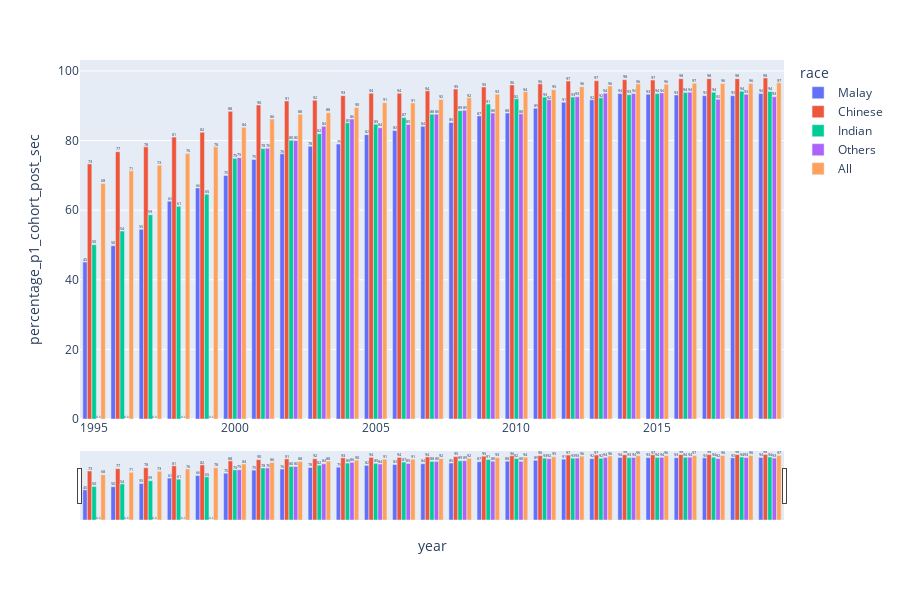
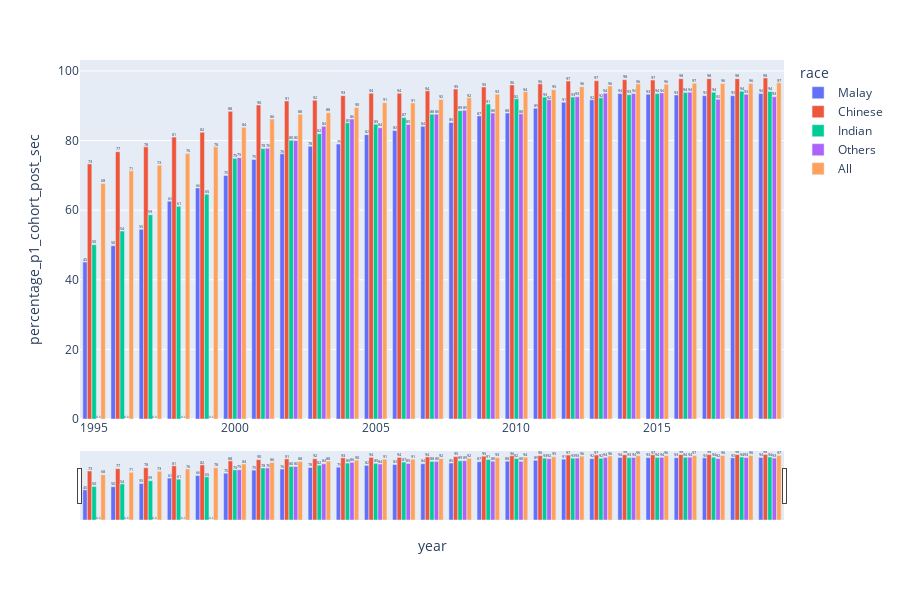

Write notebook code for charts like these, in order.
### Code cell
import plotly.express as px
from plotly.offline import iplot, init_notebook_mode
import plotly.express as px

# set to offline mode to avoid any error
init_notebook_mode(connected=True)

fig = px.bar(temporaryDF, x="year",
             y="percentage_p1_cohort_post_sec", color='race', barmode='group', text='percentage_p1_cohort_post_sec', height=600)
fig.update_xaxes(rangeslider_visible=True)
fig.update_traces(texttemplate='%{text:.2s}', textposition='outside')

# embedding into the notebook
iplot({'data': fig})

### Figure 1 — Plotly figure (JSON) as saved in the notebook; plotly's stock layout.template omitted (floating-point values rounded to 4 significant figures)
{"data": [{"alignmentgroup": "True", "hovertemplate": "race=Malay<br>year=%{x}<br>percentage_p1_cohort_post_sec=%{text}<extra></extra>", "legendgroup": "Malay", "marker": {"color": "#636efa"}, "name": "Malay", "offsetgroup": "Malay", "orientation": "v", "showlegend": true, "text": [45.1, 49.8, 54.5, 62.6, 66.4, 70, 74.6, 76.2, 78.4, 79, 81.7, 82.9, 84.1, 85.2, 87.1, 87.9, 89.3, 91, 91.7, 93.5, 93.3, 93.1, 92.9, 92.9, 93.5], "textposition": "outside", "texttemplate": "%{text:.2s}", "type": "bar", "x": [1995, 1996, 1997, 1998, 1999, 2000, 2001, 2002, 2003, 2004, 2005, 2006, 2007, 2008, 2009, 2010, 2011, 2012, 2013, 2014, 2015, 2016, 2017, 2018, 2019], "xaxis": "x", "y": [45.1, 49.8, 54.5, 62.6, 66.4, 70, 74.6, 76.2, 78.4, 79, 81.7, 82.9, 84.1, 85.2, 87.1, 87.9, 89.3, 91, 91.7, 93.5, 93.3, 93.1, 92.9, 92.9, 93.5], "yaxis": "y"}, {"alignmentgroup": "True", "hovertemplate": "race=Chinese<br>year=%{x}<br>percentage_p1_cohort_post_sec=%{text}<extra></extra>", "legendgroup": "Chinese", "marker": {"color": "#EF553B"}, "name": "Chinese", "offsetgroup": "Chinese", "orientation": "v", "showlegend": true, "text": [73.3, 76.8, 78.2, 81, 82.4, 88.4, 90.2, 91.4, 91.6, 92.9, 93.6, 93.6, 94.3, 94.8, 95.4, 96, 96.3, 97.1, 97.2, 97.5, 97.4, 97.8, 97.8, 97.8, 98], "textposition": "outside", "texttemplate": "%{text:.2s}", "type": "bar", "x": [1995, 1996, 1997, 1998, 1999, 2000, 2001, 2002, 2003, 2004, 2005, 2006, 2007, 2008, 2009, 2010, 2011, 2012, 2013, 2014, 2015, 2016, 2017, 2018, 2019], "xaxis": "x", "y": [73.3, 76.8, 78.2, 81, 82.4, 88.4, 90.2, 91.4, 91.6, 92.9, 93.6, 93.6, 94.3, 94.8, 95.4, 96, 96.3, 97.1, 97.2, 97.5, 97.4, 97.8, 97.8, 97.8, 98], "yaxis": "y"}, {"alignmentgroup": "True", "hovertemplate": "race=Indian<br>year=%{x}<br>percentage_p1_cohort_post_sec=%{text}<extra></extra>", "legendgroup": "Indian", "marker": {"color": "#00cc96"}, "name": "Indian", "offsetgroup": "Indian", "orientation": "v", "showlegend": true, "text": [50.1, 54, 58.7, 61.1, 64.6, 74.9, 77.7, 80.1, 82, 85.1, 84.7, 86.6, 87.6, 88.6, 90.5, 92, 92.5, 92.5, 92.3, 93.2, 93.5, 93.8, 93.9, 94.2, 94.1], "textposition": "outside", "texttemplate": "%{text:.2s}", "type": "bar", "x": [1995, 1996, 1997, 1998, 1999, 2000, 2001, 2002, 2003, 2004, 2005, 2006, 2007, 2008, 2009, 2010, 2011, 2012, 2013, 2014, 2015, 2016, 2017, 2018, 2019], "xaxis": "x", "y": [50.1, 54, 58.7, 61.1, 64.6, 74.9, 77.7, 80.1, 82, 85.1, 84.7, 86.6, 87.6, 88.6, 90.5, 92, 92.5, 92.5, 92.3, 93.2, 93.5, 93.8, 93.9, 94.2, 94.1], "yaxis": "y"}, {"alignmentgroup": "True", "hovertemplate": "race=Others<br>year=%{x}<br>percentage_p1_cohort_post_sec=%{text}<extra></extra>", "legendgroup": "Others", "marker": {"color": "#ab63fa"}, "name": "Others", "offsetgroup": "Others", "orientation": "v", "showlegend": true, "text": [null, null, null, null, null, 75.1, 77.8, 80, 84.1, 86.2, 83.7, 84.6, 87.6, 88.7, 87.9, 87.7, 91.7, 92.6, 93.6, 93.5, 93.7, 93.9, 91.9, 93.3, 92.6], "textposition": "outside", "texttemplate": "%{text:.2s}", "type": "bar", "x": [1995, 1996, 1997, 1998, 1999, 2000, 2001, 2002, 2003, 2004, 2005, 2006, 2007, 2008, 2009, 2010, 2011, 2012, 2013, 2014, 2015, 2016, 2017, 2018, 2019], "xaxis": "x", "y": [null, null, null, null, null, 75.1, 77.8, 80, 84.1, 86.2, 83.7, 84.6, 87.6, 88.7, 87.9, 87.7, 91.7, 92.6, 93.6, 93.5, 93.7, 93.9, 91.9, 93.3, 92.6], "yaxis": "y"}, {"alignmentgroup": "True", "hovertemplate": "race=All<br>year=%{x}<br>percentage_p1_cohort_post_sec=%{text}<extra></extra>", "legendgroup": "All", "marker": {"color": "#FFA15A"}, "name": "All", "offsetgroup": "All", "orientation": "v", "showlegend": true, "text": [67.7, 71.3, 72.9, 76.3, 78.2, 83.8, 86.2, 87.6, 88, 89.5, 90.9, 90.8, 91.8, 92.3, 93.3, 94, 94.6, 95.5, 95.7, 96.3, 96.2, 96.5, 96.4, 96.4, 96.6], "textposition": "outside", "texttemplate": "%{text:.2s}", "type": "bar", "x": [1995, 1996, 1997, 1998, 1999, 2000, 2001, 2002, 2003, 2004, 2005, 2006, 2007, 2008, 2009, 2010, 2011, 2012, 2013, 2014, 2015, 2016, 2017, 2018, 2019], "xaxis": "x", "y": [67.7, 71.3, 72.9, 76.3, 78.2, 83.8, 86.2, 87.6, 88, 89.5, 90.9, 90.8, 91.8, 92.3, 93.3, 94, 94.6, 95.5, 95.7, 96.3, 96.2, 96.5, 96.4, 96.4, 96.6], "yaxis": "y"}], "layout": {"barmode": "group", "height": 600, "legend": {"title": {"text": "race"}, "tracegroupgap": 0}, "margin": {"t": 60}, "xaxis": {"anchor": "y", "domain": [0, 1], "rangeslider": {"visible": true}, "title": {"text": "year"}}, "yaxis": {"anchor": "x", "domain": [0, 1], "title": {"text": "percentage_p1_cohort_post_sec"}}}}

### Figure 2 — Plotly figure (JSON) as saved in the notebook; plotly's stock layout.template omitted (floating-point values rounded to 4 significant figures)
{"data": [{"alignmentgroup": "True", "hovertemplate": "race=Malay<br>year=%{x}<br>percentage_p1_cohort_post_sec=%{text}<extra></extra>", "legendgroup": "Malay", "marker": {"color": "#636efa"}, "name": "Malay", "offsetgroup": "Malay", "orientation": "v", "showlegend": true, "text": [45.1, 49.8, 54.5, 62.6, 66.4, 70, 74.6, 76.2, 78.4, 79, 81.7, 82.9, 84.1, 85.2, 87.1, 87.9, 89.3, 91, 91.7, 93.5, 93.3, 93.1, 92.9, 92.9, 93.5], "textposition": "outside", "texttemplate": "%{text:.2s}", "type": "bar", "x": [1995, 1996, 1997, 1998, 1999, 2000, 2001, 2002, 2003, 2004, 2005, 2006, 2007, 2008, 2009, 2010, 2011, 2012, 2013, 2014, 2015, 2016, 2017, 2018, 2019], "xaxis": "x", "y": [45.1, 49.8, 54.5, 62.6, 66.4, 70, 74.6, 76.2, 78.4, 79, 81.7, 82.9, 84.1, 85.2, 87.1, 87.9, 89.3, 91, 91.7, 93.5, 93.3, 93.1, 92.9, 92.9, 93.5], "yaxis": "y"}, {"alignmentgroup": "True", "hovertemplate": "race=Chinese<br>year=%{x}<br>percentage_p1_cohort_post_sec=%{text}<extra></extra>", "legendgroup": "Chinese", "marker": {"color": "#EF553B"}, "name": "Chinese", "offsetgroup": "Chinese", "orientation": "v", "showlegend": true, "text": [73.3, 76.8, 78.2, 81, 82.4, 88.4, 90.2, 91.4, 91.6, 92.9, 93.6, 93.6, 94.3, 94.8, 95.4, 96, 96.3, 97.1, 97.2, 97.5, 97.4, 97.8, 97.8, 97.8, 98], "textposition": "outside", "texttemplate": "%{text:.2s}", "type": "bar", "x": [1995, 1996, 1997, 1998, 1999, 2000, 2001, 2002, 2003, 2004, 2005, 2006, 2007, 2008, 2009, 2010, 2011, 2012, 2013, 2014, 2015, 2016, 2017, 2018, 2019], "xaxis": "x", "y": [73.3, 76.8, 78.2, 81, 82.4, 88.4, 90.2, 91.4, 91.6, 92.9, 93.6, 93.6, 94.3, 94.8, 95.4, 96, 96.3, 97.1, 97.2, 97.5, 97.4, 97.8, 97.8, 97.8, 98], "yaxis": "y"}, {"alignmentgroup": "True", "hovertemplate": "race=Indian<br>year=%{x}<br>percentage_p1_cohort_post_sec=%{text}<extra></extra>", "legendgroup": "Indian", "marker": {"color": "#00cc96"}, "name": "Indian", "offsetgroup": "Indian", "orientation": "v", "showlegend": true, "text": [50.1, 54, 58.7, 61.1, 64.6, 74.9, 77.7, 80.1, 82, 85.1, 84.7, 86.6, 87.6, 88.6, 90.5, 92, 92.5, 92.5, 92.3, 93.2, 93.5, 93.8, 93.9, 94.2, 94.1], "textposition": "outside", "texttemplate": "%{text:.2s}", "type": "bar", "x": [1995, 1996, 1997, 1998, 1999, 2000, 2001, 2002, 2003, 2004, 2005, 2006, 2007, 2008, 2009, 2010, 2011, 2012, 2013, 2014, 2015, 2016, 2017, 2018, 2019], "xaxis": "x", "y": [50.1, 54, 58.7, 61.1, 64.6, 74.9, 77.7, 80.1, 82, 85.1, 84.7, 86.6, 87.6, 88.6, 90.5, 92, 92.5, 92.5, 92.3, 93.2, 93.5, 93.8, 93.9, 94.2, 94.1], "yaxis": "y"}, {"alignmentgroup": "True", "hovertemplate": "race=Others<br>year=%{x}<br>percentage_p1_cohort_post_sec=%{text}<extra></extra>", "legendgroup": "Others", "marker": {"color": "#ab63fa"}, "name": "Others", "offsetgroup": "Others", "orientation": "v", "showlegend": true, "text": [null, null, null, null, null, 75.1, 77.8, 80, 84.1, 86.2, 83.7, 84.6, 87.6, 88.7, 87.9, 87.7, 91.7, 92.6, 93.6, 93.5, 93.7, 93.9, 91.9, 93.3, 92.6], "textposition": "outside", "texttemplate": "%{text:.2s}", "type": "bar", "x": [1995, 1996, 1997, 1998, 1999, 2000, 2001, 2002, 2003, 2004, 2005, 2006, 2007, 2008, 2009, 2010, 2011, 2012, 2013, 2014, 2015, 2016, 2017, 2018, 2019], "xaxis": "x", "y": [null, null, null, null, null, 75.1, 77.8, 80, 84.1, 86.2, 83.7, 84.6, 87.6, 88.7, 87.9, 87.7, 91.7, 92.6, 93.6, 93.5, 93.7, 93.9, 91.9, 93.3, 92.6], "yaxis": "y"}, {"alignmentgroup": "True", "hovertemplate": "race=All<br>year=%{x}<br>percentage_p1_cohort_post_sec=%{text}<extra></extra>", "legendgroup": "All", "marker": {"color": "#FFA15A"}, "name": "All", "offsetgroup": "All", "orientation": "v", "showlegend": true, "text": [67.7, 71.3, 72.9, 76.3, 78.2, 83.8, 86.2, 87.6, 88, 89.5, 90.9, 90.8, 91.8, 92.3, 93.3, 94, 94.6, 95.5, 95.7, 96.3, 96.2, 96.5, 96.4, 96.4, 96.6], "textposition": "outside", "texttemplate": "%{text:.2s}", "type": "bar", "x": [1995, 1996, 1997, 1998, 1999, 2000, 2001, 2002, 2003, 2004, 2005, 2006, 2007, 2008, 2009, 2010, 2011, 2012, 2013, 2014, 2015, 2016, 2017, 2018, 2019], "xaxis": "x", "y": [67.7, 71.3, 72.9, 76.3, 78.2, 83.8, 86.2, 87.6, 88, 89.5, 90.9, 90.8, 91.8, 92.3, 93.3, 94, 94.6, 95.5, 95.7, 96.3, 96.2, 96.5, 96.4, 96.4, 96.6], "yaxis": "y"}], "layout": {"barmode": "group", "height": 600, "legend": {"title": {"text": "race"}, "tracegroupgap": 0}, "margin": {"t": 60}, "xaxis": {"anchor": "y", "domain": [0, 1], "rangeslider": {"visible": true}, "title": {"text": "year"}}, "yaxis": {"anchor": "x", "domain": [0, 1], "title": {"text": "percentage_p1_cohort_post_sec"}}}}
